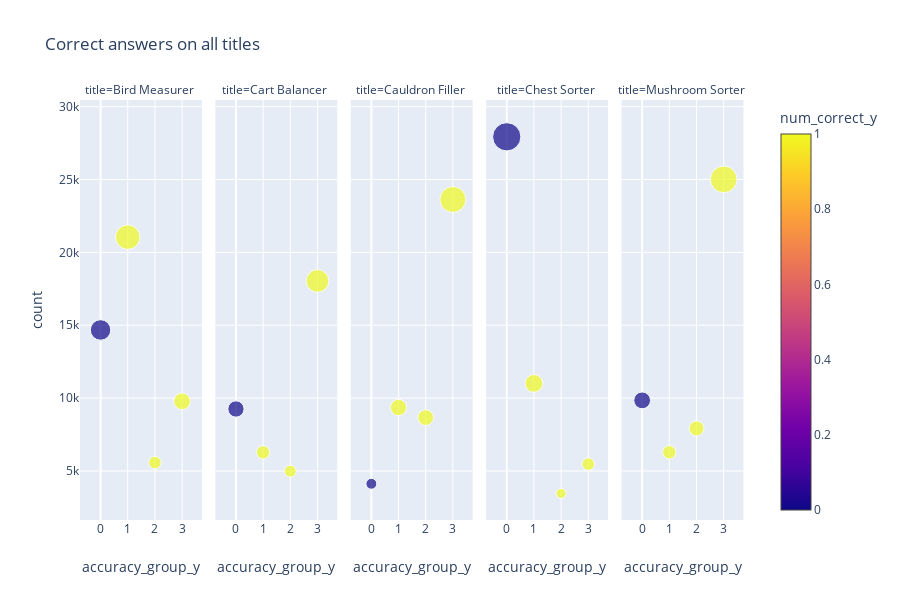

The notebook cell saved with this chart:
### Code cell
px.scatter(correct, x="accuracy_group_y", y="count",color = "num_correct_y",size = "count",
           hover_name="accuracy_group_y",facet_col="title",title="Correct answers on all titles")

### Figure 1 — Plotly figure (JSON) as saved in the notebook; plotly's stock layout.template omitted (floating-point values rounded to 4 significant figures)
{"data": [{"hoverlabel": {"namelength": 0}, "hovertemplate": "<b>%{hovertext}</b><br><br>title=Bird Measurer <br>accuracy_group_y=%{x}<br>count=%{marker.size}<br>num_correct_y=%{marker.color}", "hovertext": [0, 1, 2, 3], "legendgroup": "", "marker": {"color": [0, 1, 1, 1], "coloraxis": "coloraxis", "size": [14679, 21047, 5573, 9782], "sizemode": "area", "sizeref": 69.83, "symbol": "circle"}, "mode": "markers", "name": "", "showlegend": false, "type": "scatter", "x": [0, 1, 2, 3], "xaxis": "x", "y": [14679, 21047, 5573, 9782], "yaxis": "y"}, {"hoverlabel": {"namelength": 0}, "hovertemplate": "<b>%{hovertext}</b><br><br>title=Cart Balancer <br>accuracy_group_y=%{x}<br>count=%{marker.size}<br>num_correct_y=%{marker.color}", "hovertext": [0, 1, 2, 3], "legendgroup": "", "marker": {"color": [0, 1, 1, 1], "coloraxis": "coloraxis", "size": [9254, 6279, 4989, 18041], "sizemode": "area", "sizeref": 69.83, "symbol": "circle"}, "mode": "markers", "name": "", "showlegend": false, "type": "scatter", "x": [0, 1, 2, 3], "xaxis": "x2", "y": [9254, 6279, 4989, 18041], "yaxis": "y2"}, {"hoverlabel": {"namelength": 0}, "hovertemplate": "<b>%{hovertext}</b><br><br>title=Cauldron Filler <br>accuracy_group_y=%{x}<br>count=%{marker.size}<br>num_correct_y=%{marker.color}", "hovertext": [0, 1, 2, 3], "legendgroup": "", "marker": {"color": [0, 1, 1, 1], "coloraxis": "coloraxis", "size": [4124, 9357, 8666, 23631], "sizemode": "area", "sizeref": 69.83, "symbol": "circle"}, "mode": "markers", "name": "", "showlegend": false, "type": "scatter", "x": [0, 1, 2, 3], "xaxis": "x3", "y": [4124, 9357, 8666, 23631], "yaxis": "y3"}, {"hoverlabel": {"namelength": 0}, "hovertemplate": "<b>%{hovertext}</b><br><br>title=Chest Sorter <br>accuracy_group_y=%{x}<br>count=%{marker.size}<br>num_correct_y=%{marker.color}", "hovertext": [0, 1, 2, 3], "legendgroup": "", "marker": {"color": [0, 1, 1, 1], "coloraxis": "coloraxis", "size": [27931, 11012, 3461, 5472], "sizemode": "area", "sizeref": 69.83, "symbol": "circle"}, "mode": "markers", "name": "", "showlegend": false, "type": "scatter", "x": [0, 1, 2, 3], "xaxis": "x4", "y": [27931, 11012, 3461, 5472], "yaxis": "y4"}, {"hoverlabel": {"namelength": 0}, "hovertemplate": "<b>%{hovertext}</b><br><br>title=Mushroom Sorter <br>accuracy_group_y=%{x}<br>count=%{marker.size}<br>num_correct_y=%{marker.color}", "hovertext": [0, 1, 2, 3], "legendgroup": "", "marker": {"color": [0, 1, 1, 1], "coloraxis": "coloraxis", "size": [9847, 6287, 7922, 25012], "sizemode": "area", "sizeref": 69.83, "symbol": "circle"}, "mode": "markers", "name": "", "showlegend": false, "type": "scatter", "x": [0, 1, 2, 3], "xaxis": "x5", "y": [9847, 6287, 7922, 25012], "yaxis": "y5"}], "layout": {"annotations": [{"font": {}, "showarrow": false, "text": "title=Bird Measurer ", "x": 0.09, "xanchor": "center", "xref": "paper", "y": 1, "yanchor": "bottom", "yref": "paper"}, {"font": {}, "showarrow": false, "text": "title=Cart Balancer ", "x": 0.29, "xanchor": "center", "xref": "paper", "y": 1, "yanchor": "bottom", "yref": "paper"}, {"font": {}, "showarrow": false, "text": "title=Cauldron Filler ", "x": 0.49, "xanchor": "center", "xref": "paper", "y": 1, "yanchor": "bottom", "yref": "paper"}, {"font": {}, "showarrow": false, "text": "title=Chest Sorter ", "x": 0.69, "xanchor": "center", "xref": "paper", "y": 1, "yanchor": "bottom", "yref": "paper"}, {"font": {}, "showarrow": false, "text": "title=Mushroom Sorter ", "x": 0.89, "xanchor": "center", "xref": "paper", "y": 1, "yanchor": "bottom", "yref": "paper"}], "coloraxis": {"colorbar": {"title": {"text": "num_correct_y"}}, "colorscale": [[0, "#0d0887"], [0.1111, "#46039f"], [0.2222, "#7201a8"], [0.3333, "#9c179e"], [0.4444, "#bd3786"], [0.5556, "#d8576b"], [0.6667, "#ed7953"], [0.7778, "#fb9f3a"], [0.8889, "#fdca26"], [1, "#f0f921"]]}, "height": 600, "legend": {"itemsizing": "constant", "tracegroupgap": 0}, "title": {"text": "Correct answers on all titles"}, "xaxis": {"anchor": "y", "domain": [0, 0.18], "title": {"text": "accuracy_group_y"}}, "xaxis2": {"anchor": "y2", "domain": [0.2, 0.38], "matches": "x", "title": {"text": "accuracy_group_y"}}, "xaxis3": {"anchor": "y3", "domain": [0.4, 0.58], "matches": "x", "title": {"text": "accuracy_group_y"}}, "xaxis4": {"anchor": "y4", "domain": [0.6, 0.78], "matches": "x", "title": {"text": "accuracy_group_y"}}, "xaxis5": {"anchor": "y5", "domain": [0.8, 0.98], "matches": "x", "title": {"text": "accuracy_group_y"}}, "yaxis": {"anchor": "x", "domain": [0, 1], "title": {"text": "count"}}, "yaxis2": {"anchor": "x2", "domain": [0, 1], "matches": "y", "showticklabels": false}, "yaxis3": {"anchor": "x3", "domain": [0, 1], "matches": "y", "showticklabels": false}, "yaxis4": {"anchor": "x4", "domain": [0, 1], "matches": "y", "showticklabels": false}, "yaxis5": {"anchor": "x5", "domain": [0, 1], "matches": "y", "showticklabels": false}}}
